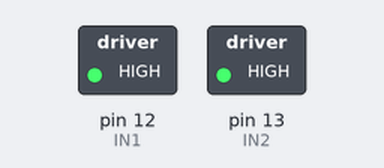
The sketch below on a simulated Arduino Uno, built with avr-gcc and run on an emulated ATmega328P. Shown: switched loads named in the sketch (green lamp = pin HIGH).

Above: at 1.5 s.
At 4.5 s:
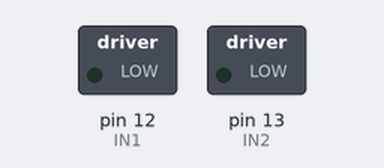
Timing chart, 0 to 7.8 s (numbered marks = the images above):
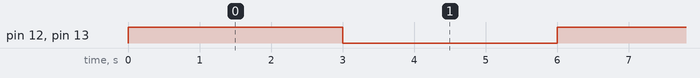

Measured:
- by itself, pin 12 (IN1), pin 13 (IN2): alternates HIGH for 3.0 s and LOW for 3.0 s

The sketch:

relay_motor.ino
```cpp
//JDVCC Jumper ON
//COM & NC Connections
//-Motor to -12v
//+Motor to COM
//+12v to NC


int IN1 = 12;
int IN2 = 13;

void setup() {
  // put your setup code here, to run once:
pinMode(IN1, OUTPUT);
pinMode(IN2, OUTPUT);

}

void loop() {
  // put your main code here, to run repeatedly:
digitalWrite(IN1, HIGH);
digitalWrite(IN2, HIGH);
delay(3000);
digitalWrite(IN1, LOW);
digitalWrite(IN2, LOW);
delay(3000);
}
```
